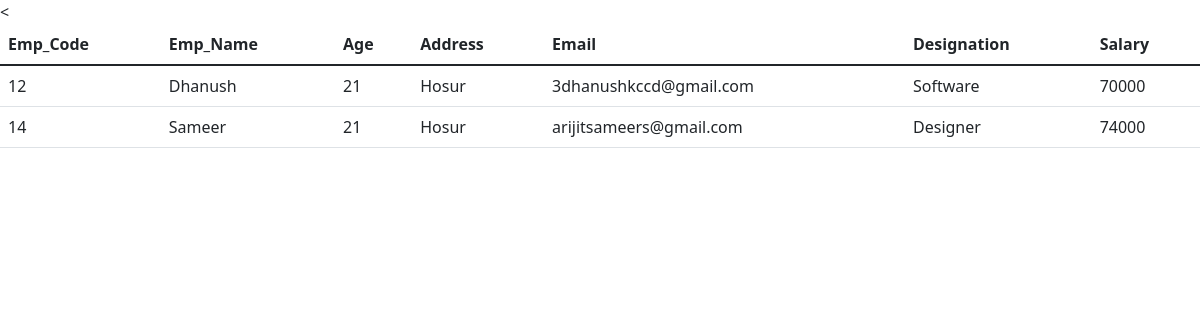
Screenshot of /viewall with the database file from the repository.
### tables this page shows
CREATE TABLE employee(
                                ID integer primary key autoincrement,
                                Empcode text,
                                Empname text,
                                age integer,
                                address text,
                                email text,
                                designation text,
                                salary integer                            
                                companyname text                             
                                );

### menu_driven.py (the view)
@employee.route("/viewall")
def viewAll():
    cursor = connection.cursor()
    count = cursor.execute("select * from employee")
    result = cursor.fetchall()
    return render_template("viewall.html", employee=result)

### templates/viewall.html (shortened to what this page needs)
<!DOCTYPE html>
<html lang="en">
<head>
    <link href="https://cdn.jsdelivr.net/npm/bootstrap@5.1.3/dist/css/bootstrap.min.css" rel="stylesheet">
</head>
<body>
    <<table class="table">
        <thead>
          <tr>
            <th scope="col">Emp_Code</th>
            <th scope="col">Emp_Name</th>
            <th scope="col">Age</th>
            <th scope="col">Address</th>
            <th scope="col">Email</th>
            <th scope="col">Designation</th>
            <th scope="col">Salary</th>
          </tr>
        </thead>
        <tbody>
          {% for i in employee %}
          <tr>
            <td>{{i[1]}}</td>
            <td>{{i[2]}}</td>
            <td>{{i[3]}}</td>
            <td>{{i[4]}}</td>
            <td>{{i[5]}}</td>
            <td>{{i[6]}}</td>
            <td>{{i[7]}}</td>
          </tr>
          {% endfor %}
        </tbody>
      </table>
</body>
</html>

### rows the page displays
employee: Empcode "12", Empname "Dhanush", age "21", address "Hosur", email "3dhanushkccd@gmail.com", designation "Software", salary "70000"
employee: Empcode "14", Empname "Sameer", age "21", address "Hosur", email "arijitsameers@gmail.com", designation "Designer", salary "74000"
